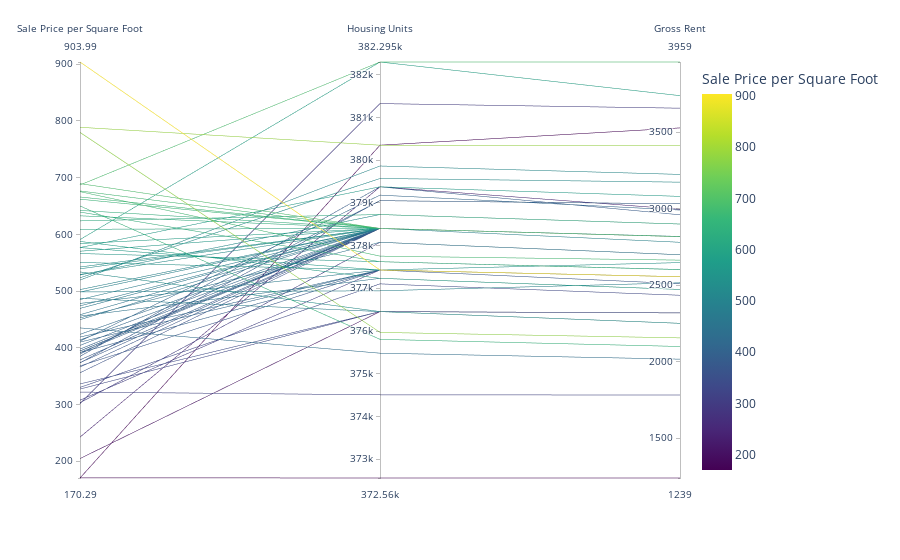

Source (notebook cell):
### Code cell
# Parallel Coordinates Plot
df_coor = all_data.groupby('Neighborhood').mean('sales_price_sqr_foot')
fig = px.parallel_coordinates(df_coor, color='sale_price_sqr_foot', 
                              dimensions=['sale_price_sqr_foot', 'housing_units', 'gross_rent'],
                              labels={
                                  'sale_price_sqr_foot': 'Sale Price per Square Foot',
                                  'housing_units': 'Housing Units',
                                  'gross_rent': 'Gross Rent'
                              },
                              color_continuous_scale=px.colors.sequential.Viridis)

# Show the plot
fig.show()
